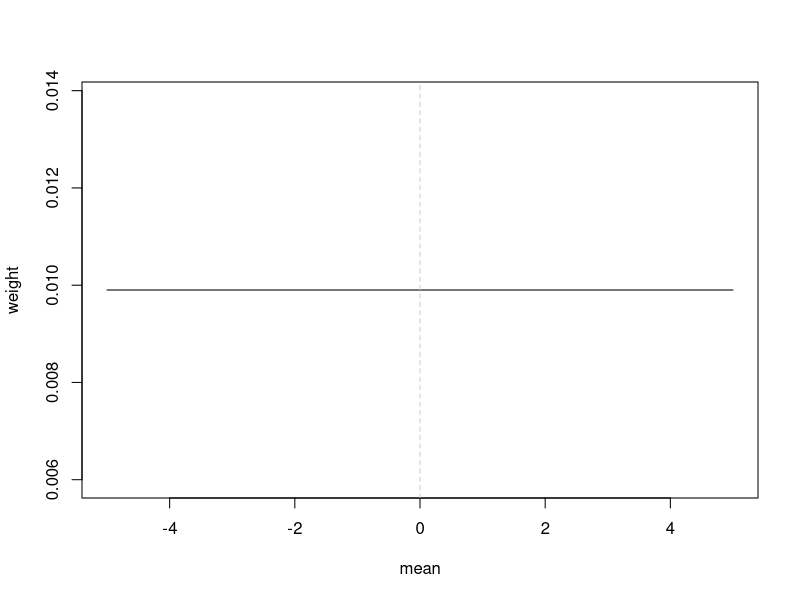
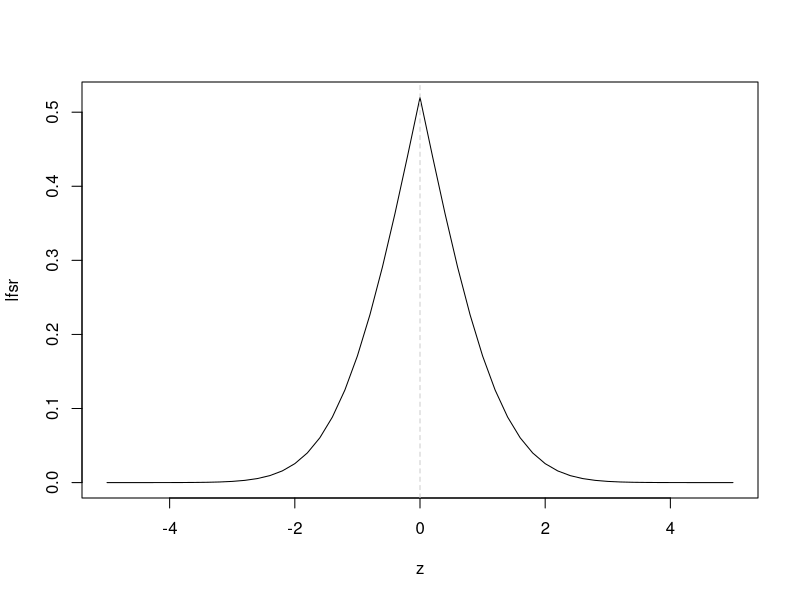
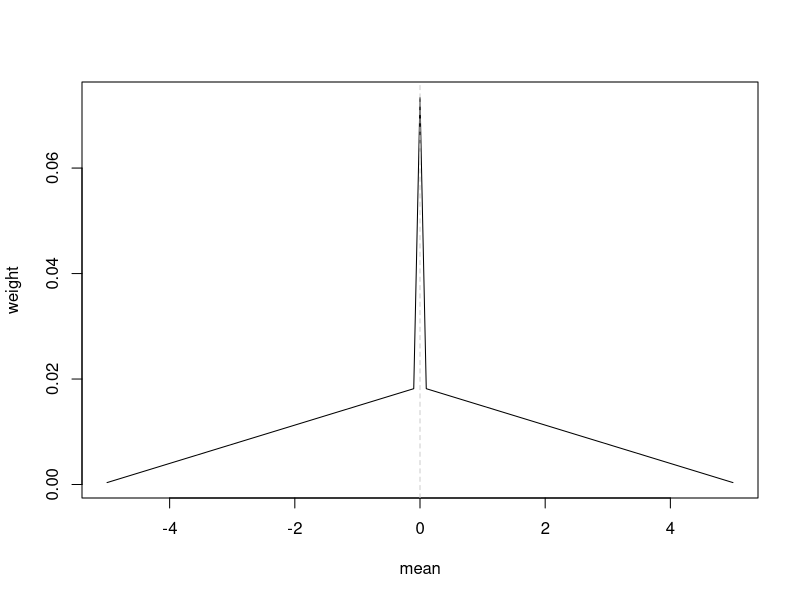
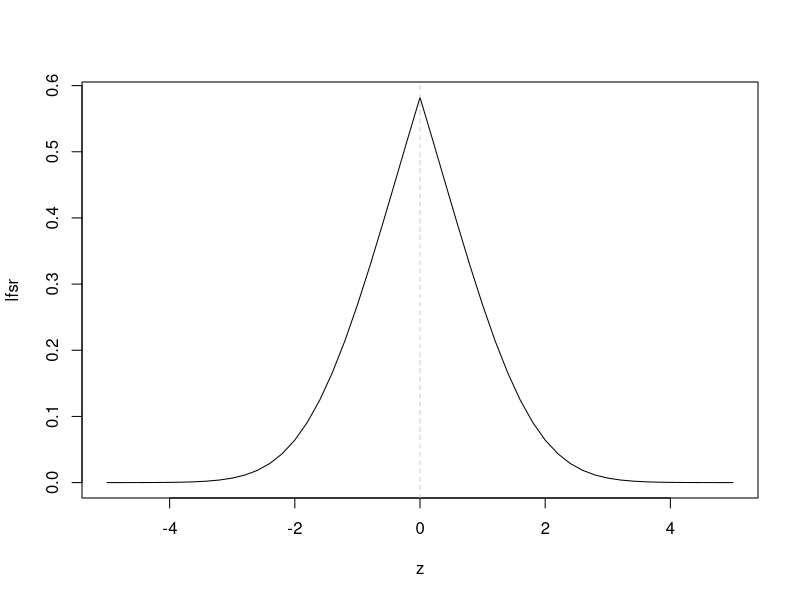
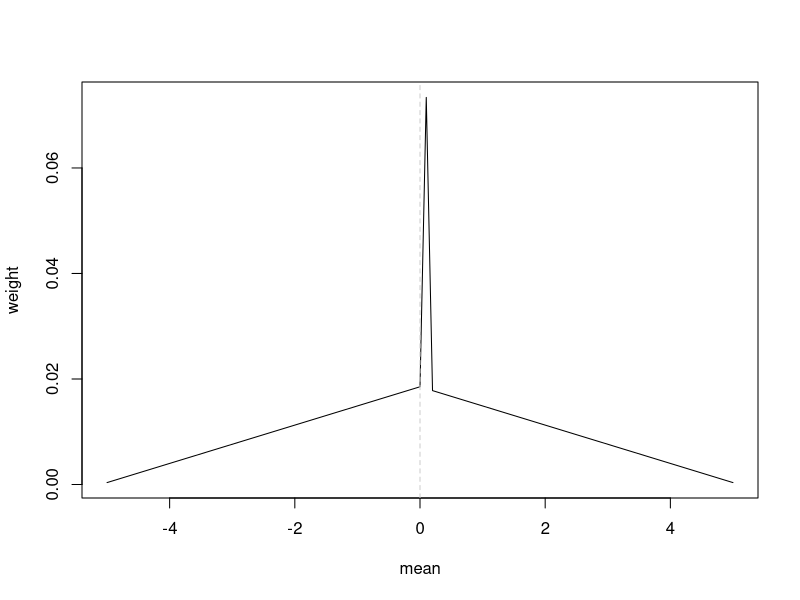
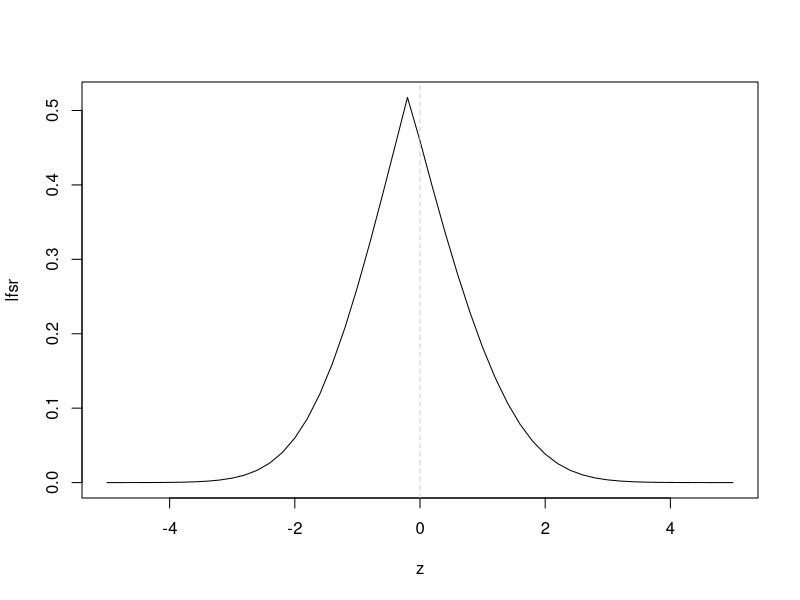
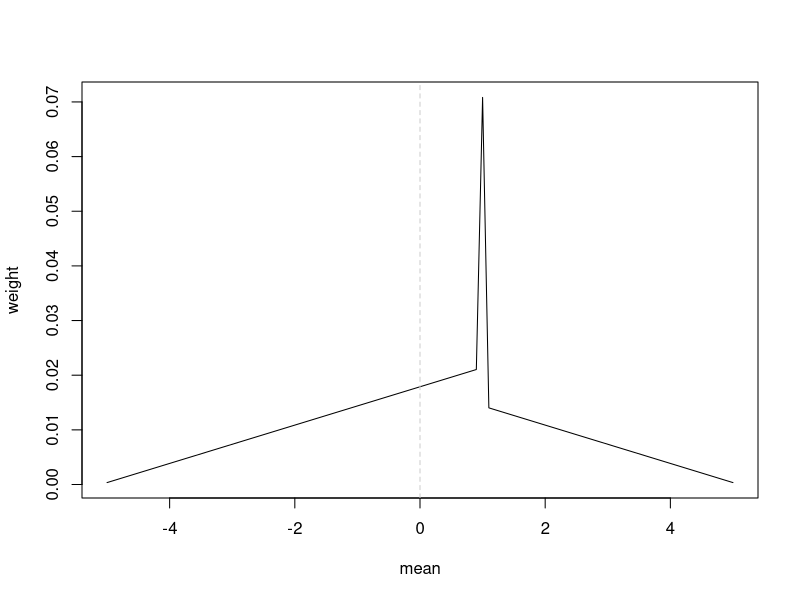
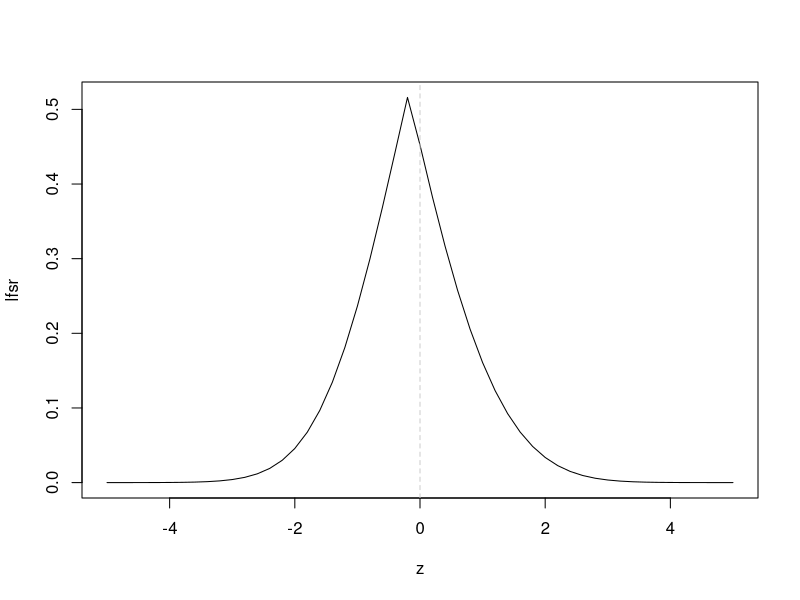

Recreate these plots in R, in order.
## ---- chunk 1
lfsr_npmle = function(z,w,m){
  n = length(z)
  lfsr = c()
  for(i in 1:n){
    zi = z[i]
    w_tilde_i = w*dnorm(zi,mean = m,sd = 1)
    w_tilde_i = w_tilde_i/sum(w_tilde_i)
    lfsr[i] = min(sum(w_tilde_i[m<=0]),sum(w_tilde_i[m>=0]))
  }
  lfsr
}
## ---- chunk 2
K = 101
z = seq(-5,5,by = 0.2)
w = rep(1/K,K)
m = seq(-5,5,length.out=K)
plot(m,w,type='l',xlab='mean',ylab='weight')
abline(v = 0,lty=2,col='grey80')
plot(z,lfsr_npmle(z,w,m),type='l',xlab='z',ylab='lfsr')
abline(v = 0,lty=2,col='grey80')
## ---- chunk 3
K = 101
m = seq(-5,5,length.out=K)
z = seq(-5,5,by = 0.2)
w = c(1:floor(K/2),2*K,floor(K/2):1)
w = w/sum(w)
plot(m,w,type='l',xlab='mean',ylab='weight')
abline(v = 0,lty=2,col='grey80')
plot(z,lfsr_npmle(z,w,m),type='l',xlab='z',ylab='lfsr')
abline(v = 0,lty=2,col='grey80')
## ---- chunk 4
K = 101
m = seq(-5,5,length.out=K)
z = seq(-5,5,by = 0.2)
w = c(1:floor(K/2+1),2*K,floor(K/2-1):1)
w = w/sum(w)
plot(m,w,type='l',xlab='mean',ylab='weight')
abline(v = 0,lty=2,col='grey80')
plot(z,lfsr_npmle(z,w,m),type='l',xlab='z',ylab='lfsr')
abline(v = 0,lty=2,col='grey80')
## ---- chunk 5
K = 101
m = seq(-5,5,length.out=K)
z = seq(-5,5,by = 0.2)
w = c(1:floor(K/2+10),2*K,floor(K/2-10):1)
w = w/sum(w)
plot(m,w,type='l',xlab='mean',ylab='weight')
abline(v = 0,lty=2,col='grey80')
plot(z,lfsr_npmle(z,w,m),type='l',xlab='z',ylab='lfsr')
abline(v = 0,lty=2,col='grey80')
## ---- chunk 6
K = 101
m = seq(-5,5,length.out=K)
z = seq(-5,5,by = 0.1)
w = c(1:(floor((K-1)/4)-1),5*K,floor((K-1)/4):1,10*K,1:(floor((K-1)/4)),5*K,(floor((K-1)/4)-1):1)
w = w/sum(w)
plot(m,w,type='l',xlab='mean',ylab='weight')
abline(v = 0,lty=2,col='grey80')
plot(z,lfsr_npmle(z,w,m),type='l',xlab='z',ylab='lfsr')
abline(v = 0,lty=2,col='grey80')
## ---- chunk 7
K = 101
m = seq(-5,5,length.out=K)
z = seq(-5,5,by = 0.1)
w = c(1:(floor((K-1)/4)-1),5*K,floor((K-1)/4):1,1,1:(floor((K-1)/4)),5*K,(floor((K-1)/4)-1):1)
w = w/sum(w)
plot(m,w,type='l',xlab='mean',ylab='weight')
abline(v = 0,lty=2,col='grey80')
plot(z,lfsr_npmle(z,w,m),type='l',xlab='z',ylab='lfsr')
abline(v = 0,lty=2,col='grey80')
## ---- chunk 8
K = 101
z = seq(-5,5,by = 0.1)
w = rep(1/K,K)
m = seq(-5,6,length.out=K)
plot(m,w,type='l',xlab='mean',ylab='weight')
abline(v = 0,lty=2,col='grey80')
plot(z,lfsr_npmle(z,w,m),type='l',xlab='z',ylab='lfsr')
abline(v = 0,lty=2,col='grey80')
## ---- chunk 9
K = 101
z = seq(-5,5,by = 0.1)
w = c(1:floor(K/2),2*K,floor(K/2):1)
w = w/sum(w)
m = seq(-1,4,length.out=K)
plot(m,w,type='l',xlab='mean',ylab='weight')
abline(v = 0,lty=2,col='grey80')
plot(z,lfsr_npmle(z,w,m),type='l',xlab='z',ylab='lfsr')
abline(v = 0,lty=2,col='grey80')
## ---- chunk 10
K = 105
z = seq(-5,5,by = 0.1)
w = c(1:40,20*K,64:1)
w = w/sum(w)
m = seq(-5,8,length.out=K)
plot(m,w,type='l',xlab='mean',ylab='weight')
abline(v = 0,lty=2,col='grey80')
plot(z,lfsr_npmle(z,w,m),type='l',xlab='z',ylab='lfsr')
abline(v = 0,lty=2,col='grey80')
## ---- chunk 11
K = 105
z = seq(-5,5,by = 0.1)
w = c(1:40,20*K,64:30,20*K,28:1)
w = w/sum(w)
m = seq(-5,8,length.out=K)
plot(m,w,type='l',xlab='mean',ylab='weight')
abline(v = 0,lty=2,col='grey80')
plot(z,lfsr_npmle(z,w,m),type='l',xlab='z',ylab='lfsr')
abline(v = 0,lty=2,col='grey80')
